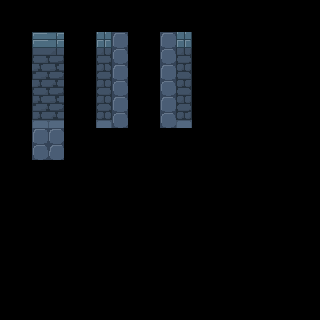

The image is a tile-based game level rendered from a .tmx file. Its description and source (layers, tilesets, objects; grid data summarised) follow:
An orthogonal 10x10 tile map with 32x32 px tiles, 5 tile layers (regions, input_Auto, input_Auto, input_Auto, ...).

<map version="1.0" tiledversion="1.0.3" orientation="orthogonal" renderorder="right-down" width="10" height="10" tilewidth="32" tileheight="32" nextobjectid="1">
 <tileset firstgid="1" source="../TileSet/tileconfig_level.tsx" />
 <layer name="regions" width="10" height="10">
  <data>[100 cells, 12 non-empty, 1 distinct tile ids]</data>
 </layer>
 <layer name="input_Auto" width="10" height="10">
  <data>[100 cells, 12 non-empty, 4 distinct tile ids]</data>
 </layer>
 <layer name="input_Auto" width="10" height="10">
  <data>[100 cells, 12 non-empty, 4 distinct tile ids]</data>
 </layer>
 <layer name="input_Auto" width="10" height="10">
  <data>[100 cells, 12 non-empty, 4 distinct tile ids]</data>
 </layer>
 <layer name="output_Auto" width="10" height="10">
  <data>[100 cells, 9 non-empty, 9 distinct tile ids]</data>
 </layer>
</map>
